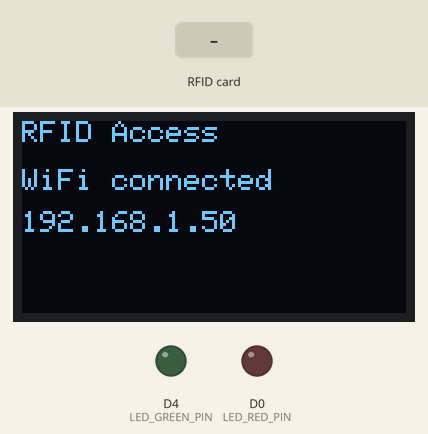
The sketch below on a simulated ESP8266 (Wemos D1 mini). On the bench: 128×64 one-colour display, output pins drawn as LEDs (lit = HIGH). Dashed ring = blinking. Inputs (shaded band) come from the test bench. WiFi joins after 1.5 s; servers stay silent unless stated; the local clock reads 2024-03-15 10:24:30 at power-on unless the sketch sets it; storage starts empty; no MQTT or app messages arrive unless stated.

Above: at 1.9 s.
3.2 s: RFID card 5E 7A 19 C4 held to the reader
At 3.53 s:
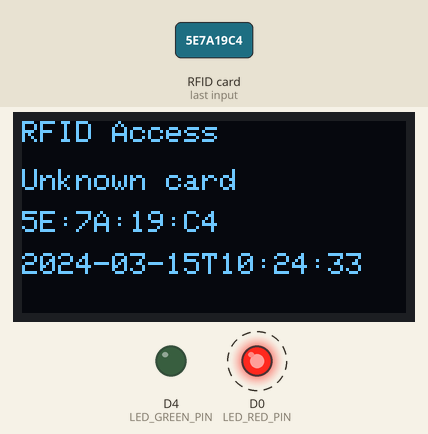
At 4.0 s:
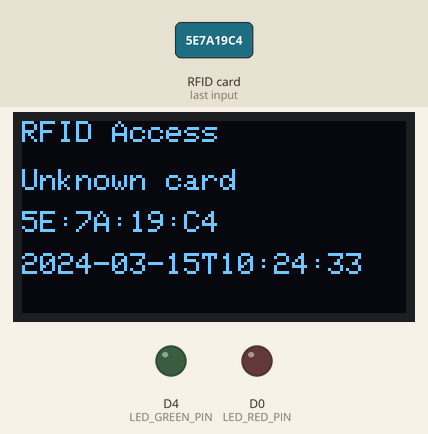
Timing chart, 0 to 6.2 s (numbered marks = the images above; inputs shaded):
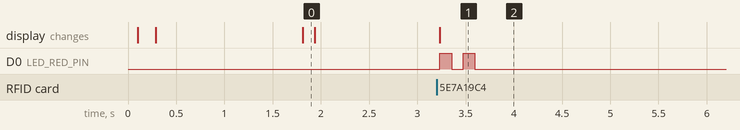

Measured:
- after the input at 3.2 s, D0 (LED_RED_PIN): alternates HIGH for 0.12 s and LOW for 0.12 s, 4 changes in all, then stays LOW, starting at once; the display: changes at once (image 1)

The sketch:

wemos_d1_rfid_mqtt.ino
```cpp
#include <ESP8266WiFi.h>
#include <LittleFS.h>
#include <MFRC522.h>
#include <PubSubClient.h>
#include <SPI.h>
#include <Wire.h>
#include <time.h>

#include <Adafruit_GFX.h>
#include <Adafruit_SH110X.h>

const char* WIFI_SSID = "TP-Link_A623";
const char* WIFI_PASS = "Oleh04052006";

const char* MQTT_HOST = "broker.hivemq.com";
const uint16_t MQTT_PORT = 1883;
const char* MQTT_USER = "";
const char* MQTT_PASS = "";

const char* MQTT_TOPIC_EVENTS = "nulp/access/events";
const char* DEVICE_ID = "wemos-d1-rfid-01";
const char* CARDS_FILE_PATH = "/cards.csv";

constexpr uint8_t RFID_SS_PIN = D8;
constexpr uint8_t RFID_RST_PIN = D3;

constexpr uint8_t LED_RED_PIN = D0;
constexpr uint8_t LED_GREEN_PIN = D4;

constexpr uint8_t OLED_SCL_PIN = D1;
constexpr uint8_t OLED_SDA_PIN = D2;
constexpr uint8_t OLED_I2C_ADDR = 0x3C;

WiFiClient espClient;
PubSubClient mqttClient(espClient);
MFRC522 mfrc522(RFID_SS_PIN, RFID_RST_PIN);
Adafruit_SH1106G display(128, 64, &Wire, -1);

struct CardState {
  String uid;
  bool inside;
};

struct CardEntry {
  String uid;
  String person;
  String userId;
  bool isAdmin;
};

constexpr size_t MAX_TRACKED_CARDS = 64;
CardState states[MAX_TRACKED_CARDS];
size_t statesCount = 0;

constexpr size_t MAX_REGISTERED_CARDS = 128;
CardEntry registeredCards[MAX_REGISTERED_CARDS];
size_t registeredCardsCount = 0;

bool filesystemReady = false;
bool displayReady = false;
bool rfidReady = false;
String lastUid = "";
unsigned long lastScanMs = 0;
constexpr unsigned long SCAN_DEBOUNCE_MS = 1500;
unsigned long lastRfidRetryMs = 0;
constexpr unsigned long RFID_RETRY_INTERVAL_MS = 5000;

String uidToString(const MFRC522::Uid& uid) {
  String out;
  for (byte i = 0; i < uid.size; i++) {
    if (i > 0) {
      out += ':';
    }
    if (uid.uidByte[i] < 0x10) {
      out += '0';
    }
    out += String(uid.uidByte[i], HEX);
  }
  out.toUpperCase();
  return out;
}

String normalizeUid(String value) {
  value.trim();
  value.toUpperCase();
  value.replace(" ", "");
  return value;
}

void addRegisteredCard(
    const String& uid,
    const String& person,
    const String& userId,
    bool isAdmin) {
  if (registeredCardsCount >= MAX_REGISTERED_CARDS) {
    return;
  }

  registeredCards[registeredCardsCount].uid = normalizeUid(uid);
  registeredCards[registeredCardsCount].person = person;
  registeredCards[registeredCardsCount].userId = userId;
  registeredCards[registeredCardsCount].isAdmin = isAdmin;
  registeredCardsCount++;
}

bool parseIsAdminValue(String value) {
  value.trim();
  value.toLowerCase();
  return value == "1" || value == "true" || value == "yes" || value == "y" || value == "admin";
}

void loadCardsFromLittleFs() {
  registeredCardsCount = 0;

  if (!filesystemReady) {
    return;
  }

  if (!LittleFS.exists(CARDS_FILE_PATH)) {
    return;
  }

  File file = LittleFS.open(CARDS_FILE_PATH, "r");
  if (!file) {
    return;
  }

  while (file.available()) {
    String line = file.readStringUntil('\n');
    line.trim();

    if (line.length() == 0 || line.startsWith("#")) {
      continue;
    }

    const int commaIndex = line.indexOf(',');
    const int lastIndex = static_cast<int>(line.length()) - 1;
    if (commaIndex <= 0 || commaIndex >= lastIndex) {
      continue;
    }

    const int secondCommaIndex = line.indexOf(',', commaIndex + 1);
    String uid = line.substring(0, commaIndex);
    String person;
    String userId;
    bool isAdmin = false;

    if (secondCommaIndex > commaIndex) {
      person = line.substring(commaIndex + 1, secondCommaIndex);
      const int thirdCommaIndex = line.indexOf(',', secondCommaIndex + 1);

      if (thirdCommaIndex > secondCommaIndex) {
        userId = line.substring(secondCommaIndex + 1, thirdCommaIndex);
        String isAdminRaw = line.substring(thirdCommaIndex + 1);
        isAdmin = parseIsAdminValue(isAdminRaw);
      } else {
        userId = line.substring(secondCommaIndex + 1);
      }
    } else {
      continue;
    }

    uid = normalizeUid(uid);
    person.trim();
    userId.trim();

    if (uid.length() == 0 || person.length() == 0 || userId.length() == 0) {
      continue;
    }

    addRegisteredCard(uid, person, userId, isAdmin);
  }

  file.close();
}

const CardEntry* findCardByUid(const String& uid) {
  for (size_t i = 0; i < registeredCardsCount; i++) {
    if (uid.equals(registeredCards[i].uid)) {
      return &registeredCards[i];
    }
  }
  return nullptr;
}

bool* getInsideStateRef(const String& uid) {
  for (size_t i = 0; i < statesCount; i++) {
    if (states[i].uid == uid) {
      return &states[i].inside;
    }
  }

  if (statesCount >= MAX_TRACKED_CARDS) {
    return nullptr;
  }

  states[statesCount].uid = uid;
  states[statesCount].inside = false;
  statesCount++;
  return &states[statesCount - 1].inside;
}

String getIsoTimestamp() {
  time_t now = time(nullptr);
  if (now < 100000) {
    const unsigned long s = millis() / 1000UL;
    const unsigned long h = (s / 3600UL) % 24UL;
    const unsigned long m = (s / 60UL) % 60UL;
    const unsigned long sec = s % 60UL;

    char fallback[32];
    snprintf(fallback, sizeof(fallback), "UNSYNC_%02lu:%02lu:%02lu", h, m, sec);
    return String(fallback);
  }

  struct tm tmNow;
  localtime_r(&now, &tmNow);

  char buf[32];
  strftime(buf, sizeof(buf), "%Y-%m-%dT%H:%M:%S", &tmNow);
  return String(buf);
}

void showDisplay(const String& line1, const String& line2, const String& line3) {
  if (!displayReady) {
    return;
  }

  display.clearDisplay();
  display.setTextColor(SH110X_WHITE);

  display.setTextSize(1);
  display.setCursor(0, 0);
  display.println("RFID Access");

  display.setCursor(0, 16);
  display.println(line1);
  display.setCursor(0, 30);
  display.println(line2);
  display.setCursor(0, 44);
  display.println(line3);

  display.display();
}

void blinkLed(uint8_t pin, uint8_t times, uint16_t onMs = 120, uint16_t offMs = 120) {
  for (uint8_t i = 0; i < times; i++) {
    digitalWrite(pin, HIGH);
    delay(onMs);
    digitalWrite(pin, LOW);
    delay(offMs);
  }
}

void ensureWifiConnected() {
  if (WiFi.status() == WL_CONNECTED) {
    return;
  }

  WiFi.mode(WIFI_STA);
  WiFi.begin(WIFI_SSID, WIFI_PASS);

  showDisplay("WiFi connecting...", "", WiFi.SSID());

  unsigned long start = millis();
  while (WiFi.status() != WL_CONNECTED && millis() - start < 15000UL) {
    delay(250);
  }

  if (WiFi.status() == WL_CONNECTED) {
    showDisplay("WiFi connected", WiFi.localIP().toString(), "");
  } else {
    showDisplay("WiFi failed", "offline mode", "");
  }
}

void ensureMqttConnected() {
  if (mqttClient.connected() || WiFi.status() != WL_CONNECTED) {
    return;
  }

  showDisplay("MQTT connecting...", String(MQTT_HOST), "");

  String clientId = String(DEVICE_ID) + '-' + String(ESP.getChipId(), HEX);

  bool ok;
  if (strlen(MQTT_USER) > 0) {
    ok = mqttClient.connect(clientId.c_str(), MQTT_USER, MQTT_PASS);
  } else {
    ok = mqttClient.connect(clientId.c_str());
  }

  if (ok) {
    showDisplay("MQTT connected", String(MQTT_TOPIC_EVENTS), "");
  } else {
    showDisplay("MQTT failed", String(mqttClient.state()), "");
  }
}

bool initializeDisplay() {
  displayReady = display.begin(OLED_I2C_ADDR, true);
  if (!displayReady) {
    return false;
  }

  display.clearDisplay();
  display.display();
  return true;
}

bool initializeRfidReader() {
  mfrc522.PCD_Init();
  delay(4);

  const byte version = mfrc522.PCD_ReadRegister(MFRC522::VersionReg);
  if (version == 0x00 || version == 0xFF) {
    return false;
  }

  mfrc522.PCD_SetAntennaGain(mfrc522.RxGain_max);
  return true;
}

void publishAccessEvent(
    const String& uid,
    const String& userId,
    const String& person,
    bool isAdmin,
    const String& direction,
    const String& timestamp) {
  if (!mqttClient.connected()) {
    return;
  }

  String payload = "{";
  payload += "\"device\":\"" + String(DEVICE_ID) + "\",";
  payload += "\"uid\":\"" + uid + "\",";
  payload += "\"userId\":\"" + userId + "\",";
  payload += "\"name\":\"" + person + "\",";
  payload += "\"isAdmin\":" + String(isAdmin ? "true" : "false") + ",";
  payload += "\"direction\":\"" + direction + "\",";
  payload += "\"timestamp\":\"" + timestamp + "\"";
  payload += "}";

  mqttClient.publish(MQTT_TOPIC_EVENTS, payload.c_str(), false);
}

void handleCardScan() {
  if (!rfidReady) {
    return;
  }

  if (!mfrc522.PICC_IsNewCardPresent()) {
    return;
  }

  if (!mfrc522.PICC_ReadCardSerial()) {
    return;
  }

  const String uid = uidToString(mfrc522.uid);

  if (uid == lastUid && (millis() - lastScanMs) < SCAN_DEBOUNCE_MS) {
    mfrc522.PICC_HaltA();
    mfrc522.PCD_StopCrypto1();
    return;
  }

  lastUid = uid;
  lastScanMs = millis();

  const CardEntry* card = findCardByUid(uid);
  const String timestamp = getIsoTimestamp();

  if (card == nullptr) {
    showDisplay("Unknown card", uid, timestamp);
    blinkLed(LED_RED_PIN, 2);

    publishAccessEvent(uid, "unknown", "UNKNOWN", false, "DENIED", timestamp);

    mfrc522.PICC_HaltA();
    mfrc522.PCD_StopCrypto1();
    return;
  }

  bool* insideRef = getInsideStateRef(uid);
  if (insideRef == nullptr) {
    showDisplay("State full", "Cannot track card", "");
    blinkLed(LED_RED_PIN, 3, 80, 80);
    mfrc522.PICC_HaltA();
    mfrc522.PCD_StopCrypto1();
    return;
  }

  *insideRef = !(*insideRef);
  const String direction = *insideRef ? "IN" : "OUT";

  const String rolePrefix = card->isAdmin ? "ADMIN " : "USER ";
  const String displayLine2 = rolePrefix + direction;

  showDisplay(card->person, displayLine2, timestamp);
  blinkLed(LED_GREEN_PIN, 1, 180, 80);

  publishAccessEvent(
      uid,
      card->userId,
      card->person,
      card->isAdmin,
      direction,
      timestamp);

  mfrc522.PICC_HaltA();
  mfrc522.PCD_StopCrypto1();
}

void setup() {
  pinMode(LED_RED_PIN, OUTPUT);
  pinMode(LED_GREEN_PIN, OUTPUT);
  digitalWrite(LED_RED_PIN, LOW);
  digitalWrite(LED_GREEN_PIN, LOW);

  Serial.begin(115200);
  delay(100);

  Wire.begin(OLED_SDA_PIN, OLED_SCL_PIN);
  initializeDisplay();

  SPI.begin();
  rfidReady = initializeRfidReader();

  mqttClient.setServer(MQTT_HOST, MQTT_PORT);

  filesystemReady = LittleFS.begin();
  loadCardsFromLittleFs();

  showDisplay("Booting...", String(DEVICE_ID), "");

  ensureWifiConnected();
  configTime(0, 0, "pool.ntp.org", "time.google.com");
  ensureMqttConnected();

  showDisplay("Ready", "Scan card...", "");
}

void loop() {
  if (WiFi.status() != WL_CONNECTED) {
    ensureWifiConnected();
  }

  if (!mqttClient.connected()) {
    ensureMqttConnected();
  }

  if (!rfidReady && (millis() - lastRfidRetryMs) >= RFID_RETRY_INTERVAL_MS) {
    lastRfidRetryMs = millis();
    rfidReady = initializeRfidReader();
  }

  mqttClient.loop();
  handleCardScan();
}
```
